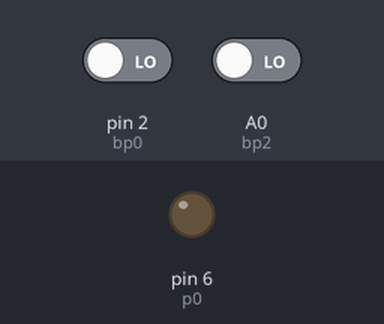
Recording of a sketch running on a simulated Arduino Uno, built with avr-gcc and run on an emulated ATmega328P. Parts: output pins drawn as LEDs (lit = HIGH). The inputs (shaded band) are chosen by the test bench; at power-on: pin 2 (bp0) LOW, A0 (bp2) LOW.

Above: at 1.2 s.
1.3 s: pin 2 (bp0) driven HIGH
At 2.2 s:
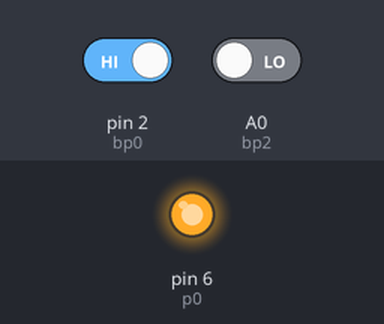
2.8 s: A0 (bp2) driven HIGH
At 3.4 s:
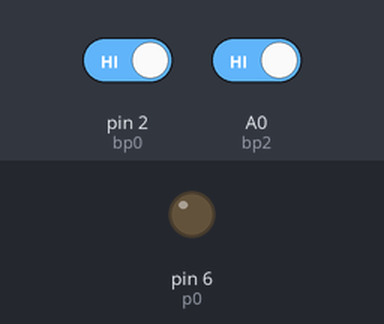
Timing chart, 0 to 5.8 s (numbered marks = the images above; inputs shaded):
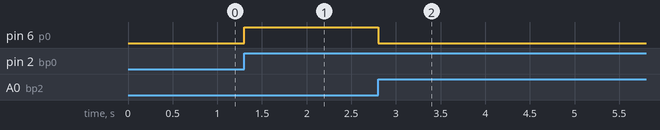

Measured:
- after the input at 1.3 s, pin 6 (p0): LOW → HIGH at once
- after the input at 2.8 s, pin 6 (p0): HIGH → LOW at once

The sketch:

tp1_ex1_v3.ino
```cpp
#define p0 6
#define bp0 2
#define bp2 A0

char etatPasse_bp0=0, etatPasse_bp2=0, etatPresent=0, etatSortie=0;

void setup() {
  pinMode(bp0,INPUT);
  pinMode(bp2,INPUT);
  pinMode(p0,OUTPUT);
  Serial.begin(9600);
}

void loop() {
  // teste appui sur bp0
  etatPresent=digitalRead(bp0);
  if ( (etatPasse_bp0==LOW)&&(etatPresent==HIGH) )
    etatSortie=HIGH;
  etatPasse_bp0=etatPresent;
  // teste relachement bp2
  etatPresent=digitalRead(bp2);
  if ( (etatPasse_bp2==LOW)&&(etatPresent==HIGH) )
    etatSortie=LOW;
  etatPasse_bp2=etatPresent;
  // gestion led
  if (etatSortie==HIGH) {
    digitalWrite(p0,HIGH);
  } else {
    digitalWrite(p0,LOW);
  }
  delay(50);
}
```
